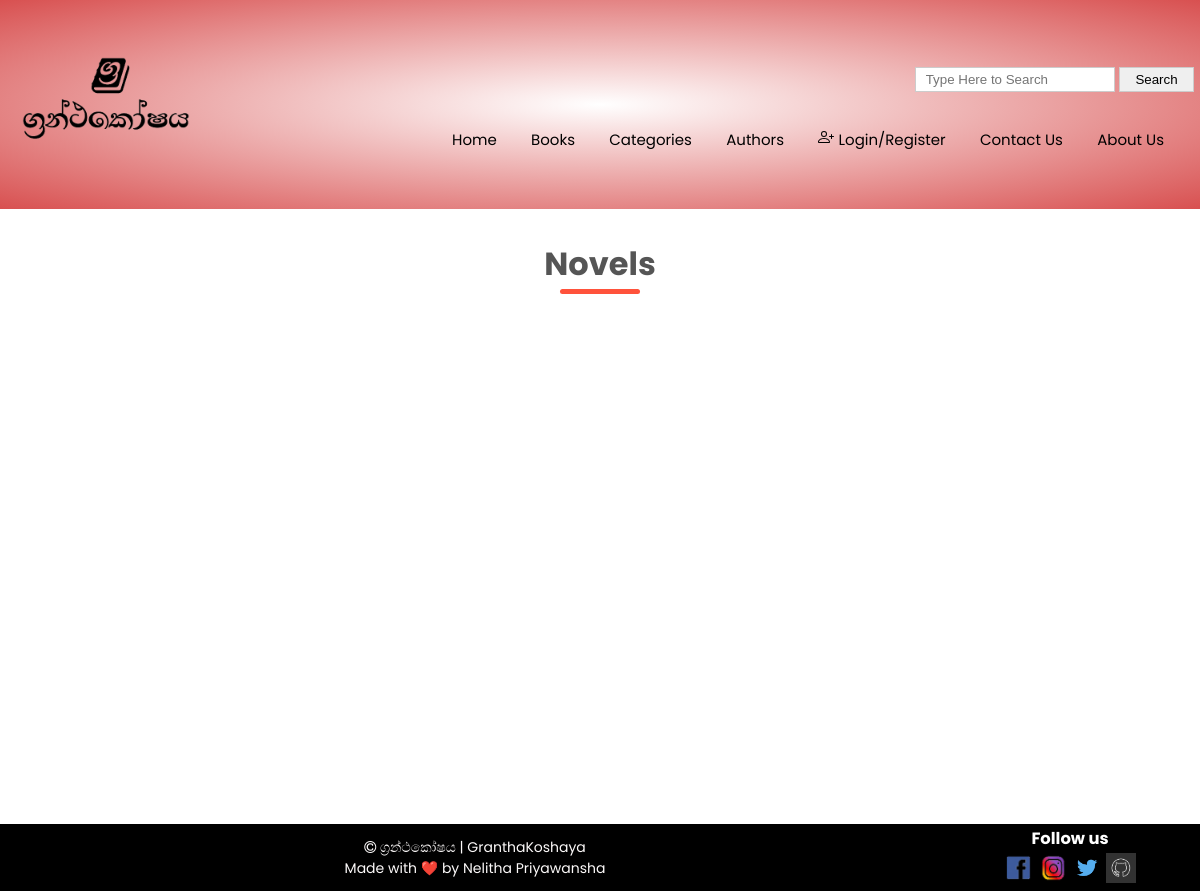
The page /category-details.php?category=Novels on the database as committed earlier.
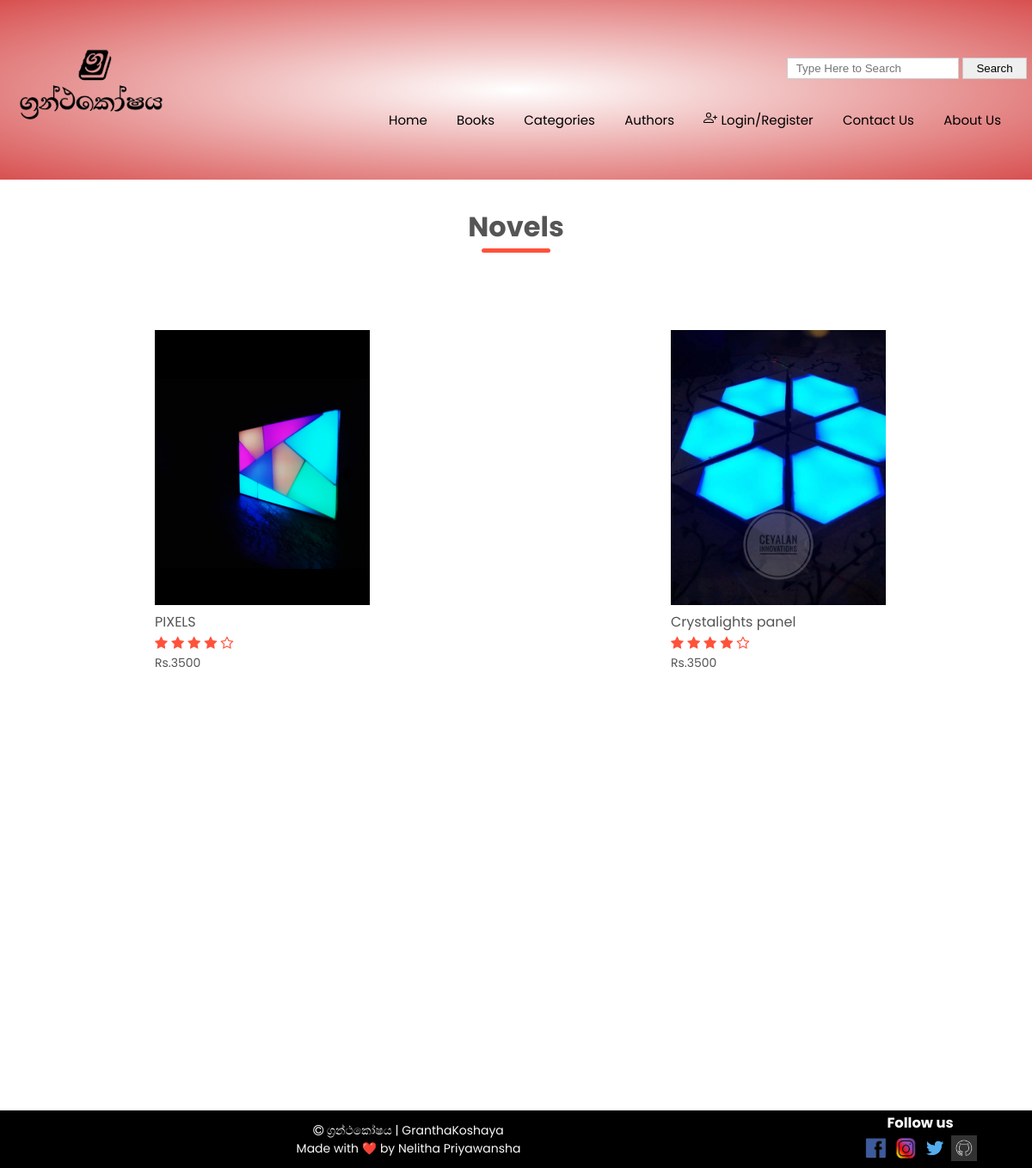
The same page on the database as committed later.
### tables this page shows
CREATE TABLE `product` (
  `id` int(11) NOT NULL,
  `name` varchar(100) DEFAULT NULL,
  `description` varchar(500) DEFAULT NULL,
  `category` varchar(50) DEFAULT NULL,
  `cat_id` int(11) DEFAULT NULL,
  `Author` varchar(11) DEFAULT NULL,
  `Author_ID` int(11) DEFAULT NULL,
  `stars` int(11) DEFAULT NULL,
  `price` double DEFAULT NULL,
  `offer` int(11) DEFAULT NULL,
  `iqty` int(11) DEFAULT NULL,
  `company_id` int(11) DEFAULT NULL,
  `img` varchar(100) DEFAULT NULL,
  `ebook` varchar(100) DEFAULT NULL
);

### category-details.php (the view, shortened to what this page needs)
<!DOCTYPE html>
<html lang="en">
<head>
    <link rel="stylesheet" href="style.css" />
    <link rel="stylesheet" href="https://stackpath.bootstrapcdn.com/font-awesome/4.7.0/css/font-awesome.min.css" />
</head>
<body>
    <div class="header">
        <div class="container">
            <?php include_once("components/header.php");?>
        </div>
    </div>
    <br>
    <div class="title">
        <h1><?php echo $_GET['category'];?></h1>
    </div>
    <?php
global $db;
$query = "SELECT p.id,p.img,p.name,p.stars,p.price FROM category c,product p where c.cat_id=p.cat_id AND c.cat_name='".$_GET['category']."'";
$result = mysqli_query($db,$query);
echo'<div class="row">';
while($row = mysqli_fetch_assoc($result)){
    $back_path = explode("images",$row["img"]);
    $pid=$row["id"];
    echo'
    <div class="col-4" style="padding-left: 30px;">
    <a href="product-details.php?productid='.$pid.'">
        <img src="images' . $back_path[1].'" alt="image" style="
                height:320px;
                object-fit: cover;
                width:250px;
                "/>
    </a>
    <h4>'.$row['name'].'</h4>
    <div class="rating">
        <i class="fa fa-star"></i>
        <i class="fa fa-star"></i>
        <i class="fa fa-star"></i>
        <i class="fa fa-star"></i>
        <i class="fa fa-star-o"></i>
    </div>
    <p>Rs.'.$row['price'].'</p>
</div>';
}
echo'</div>';
?>
    <div style="height:300px !important;"></div>
    <?php include_once("components/footer.php");?>
</body>
</html>

### components/header.php (shortened to what this page needs)
<div class="navbar">
    <div class="logo">
        <a href="index.php">
            <img src="images\GranthakosyaTrans.png" alt="" width="200px" /></a>
    </div>
    <nav>
        <form method="post" action="src/server.php">
            <input type="text" style="display:inline-block;height:25px;width: 200px;" placeholder="Type Here to Search"
                name="search" />
            <input type="submit" style="display:inline-block;height:25px;width: 75px;" value="Search" />
        </form><br />
        <ul id="MenuItems">
            <li><a href="index.php">Home</a></li>
            <li><a href="products.php" class="dropbtn">Books</a></li>
            <li><a href="categories.php">Categories</a></li>
            <li><a href="authors.php">Authors</a></li>
            <?php if (isset($_SESSION['user_email'])) { ?>
            <?php if($_SESSION['is_admin']) { ?>
            <li><a href="adminproducts.php">My Books</a></li>
            <span title="Admin"><svg xmlns="http://www.w3.org/2000/svg" width="16" height="16" fill="currentColor"
                    class="bi bi-award" viewBox="0 0 16 16">
                    <path
                        d="M9.669.864 8 0 6.331.864l-1.858.282-.842 1.68-1.337 1.32L2.6 6l-.306 1.854 1.337 1.32.842 1.68 1.858.282L8 12l1.669-.864 1.858-.282.842-1.68 1.337-1.32L13.4 6l.306-1.854-1.337-1.32-.842-1.68L9.669.864zm1.196 1.193.684 1.365 1.086 1.072L12.387 6l.248 1.506-1.086 1.072-.684 1.365-1.51.229L8 10.874l-1.355-.702-1.51-.229-.684-1.365-1.086-1.072L3.614 6l-.25-1.506 1.087-1.072.684-1.365 1.51-.229L8 1.126l1.356.702 1.509.229z" />
                    <path d="M4 11.794V16l4-1 4 1v-4.206l-2.018.306L8 13.126 6.018 12.1 4 11.794z" />
                </svg></span>
            <?php } ?>
            <li><a href="src/server.php?logout=1">Logout</a></li>
            <?php  } else { ?>
            <li><a href="account.php">Login/Register</a></li>
            <?php  } ?>
            <li><a href="contact.php">Contact Us</a></li>
            <li><a href="aboutus.php">About Us</a></li>
        </ul>
    </nav>
</div>

### components/footer.php
<div style="height:150px !important;"></div>
<div class="footer">
    <div class="container">
        <div class="row">
            <div class="footer-col-2">
                <p>
                    <i class="fa fa-copyright"></i>
                    ග්‍රන්ථකෝෂය | GranthaKoshaya
                    <br> Made with ❤️ by Nelitha Priyawansha
                </p>
            </div>
            <div class="footer-col-4">
                <h3>Follow us</h3>
                <ul>
                    <li><a href="https://www.facebook.com/nelitha.priyawansha"><img
                                src="images/facebook.png" width="30" height="30"></a></li>
                    <li><a href="https://www.instagram.com/nelitha14_neliya"><img src="images/instagram.png" width="30"
                                height="30"></a></li>
                    <li><a href="https://www.twitter.com/NelithaVindinu"><img src="images\twitter-t.png" width="30"
                                height="30"></a></li>
                    <li><a href="https://github.com/nelitha14/GranthaKoshaya.git"><img src="images\GitHub.png" width="30"
                                height="30"></a></li>
                </ul>
            </div>
        </div>
    </div>
</div>

### style.css (style rules this page uses)
* { margin: 0; padding: 0; box-sizing: border-box; }
body { font-family: "Poppins", sans-serif !important; }
.navbar { display: flex; align-items: center; padding: 1px; }
nav { flex: 1; text-align: right; }
nav ul { display: inline-block; list-style-type: none; }
nav ul li { font-size: 15px; display: inline-block; margin-right: 30px; }
a { text-decoration: none !important; color: rgb(0, 0, 0) !important; }
p { color: #555; }
.container { max-width: 1250px; margin: auto; padding-left: 5px; padding-right: 5px; }
.row { margin-top: 1px; display: flex; align-items: center; flex-wrap: wrap; justify-content: space-around; }
.header { background: radial-gradient(#fff, #d85050); }
.col-4 { flex-basis: 25%; padding: 10px; min-width: 200px; margin-bottom: 50px; transition: transform 0.5s; }
.col-4 img { width: 100%; }
.title { text-align: center; margin: 0 auto 80px; position: relative; line-height: 60px; color: #555; }
.title::after { content: ""; background: #ff523b; width: 80px; height: 5px; border-radius: 5px; position: absolute; bottom: 0; left: 50%; transform: translateX(-50%); }
h4 { color: #555; font-weight: normal; }
.col-4 p { font-size: 14px; }
.rating .fa { color: #ff523b; }
.footer { background: rgb(0, 0, 0); color: #ffffff; font-size: 14px; padding: 1px 0 1px; }
.footer p { color: #fcf9f9; }
.footer h3 { color: rgb(255, 255, 255); margin-bottom: 2px; }
.footer-col-1, .footer-col-2, .footer-col-3, .footer-col-4 { min-width: 250px; margin-bottom: 1px; }
.footer-col-4 li { display: inline-block !important; }
.footer-col-2 { flex: 1; text-align: center; }
.footer-col-3, .footer-col-4 { flex-basis: 12%; color: rgb(255, 255, 255); text-align: center; }
ul { list-style-type: none; }
form input { width: 100%; height: 30px; margin: 10px 0; padding: 0 10px; border: 1px solid #ccc; }

Rows that differ between the two databases and show on the page:
now on this page (row edited): product: img (picture), name "PIXELS", price "3500"
now on this page (row edited): product: img (picture), name "Crystalights panel", price "3500"
